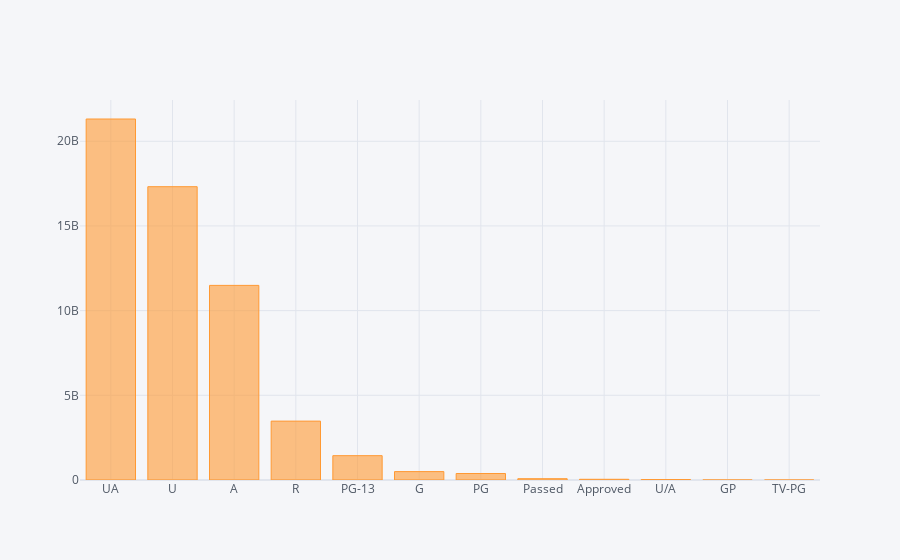

Notebook code for this chart:
### Markdown cell above
- Genre 'Family, Sci-Fi' genrated higest revenue Alost 435 million

### Code cell
gross_by_cat = df.groupby('Certificate')[['Gross']].sum().sort_values(by=['Gross'], ascending=False, )
gross_by_cat.iplot(kind='bar')

### Figure 1 — Plotly figure (JSON) as saved in the notebook; plotly's stock layout.template omitted (floating-point values rounded to 4 significant figures)
{"data": [{"marker": {"color": "rgba(255, 153, 51, 0.6)", "line": {"color": "rgba(255, 153, 51, 1.0)", "width": 1}}, "name": "Gross", "orientation": "v", "text": "", "type": "bar", "x": ["UA", "U", "A", "R", "PG-13", "G", "PG", "Passed", "Approved", "U/A", "GP", "TV-PG"], "y": [21313581137, 17316344705, 11490280105, 3476530534, 1436551891, 495785912, 382941262, 77484177, 41694084, 26020957, 1378435, 106662]}], "layout": {"legend": {"bgcolor": "#F5F6F9", "font": {"color": "#4D5663"}}, "paper_bgcolor": "#F5F6F9", "plot_bgcolor": "#F5F6F9", "title": {"font": {"color": "#4D5663"}}, "xaxis": {"gridcolor": "#E1E5ED", "showgrid": true, "tickfont": {"color": "#4D5663"}, "title": {"font": {"color": "#4D5663"}, "text": ""}, "zerolinecolor": "#E1E5ED"}, "yaxis": {"gridcolor": "#E1E5ED", "showgrid": true, "tickfont": {"color": "#4D5663"}, "title": {"font": {"color": "#4D5663"}, "text": ""}, "zerolinecolor": "#E1E5ED"}}}
